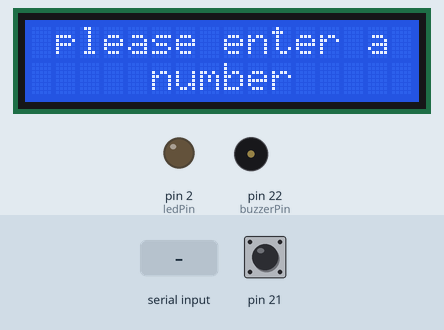
Bench run of a sketch on a simulated Arduino Mega 2560, built with avr-gcc and run on an emulated ATmega2560. Parts: 16×2 character LCD, output pins drawn as LEDs (lit = HIGH), buzzer (waves = sounding, pin HIGH). The inputs (shaded band) are chosen by the test bench; at power-on: pin 21 HIGH.

Above: at 1.2 s.
1.3 s: pin 21 pulled LOW for 0.15 s
At 1.37 s:
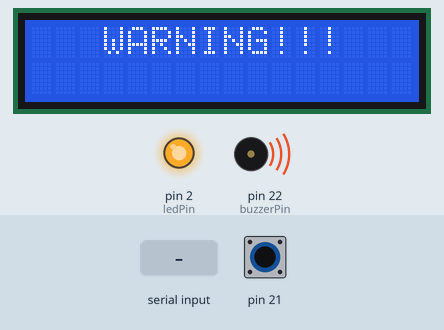
2.9 s: "S" received over Serial
At 4.1 s:
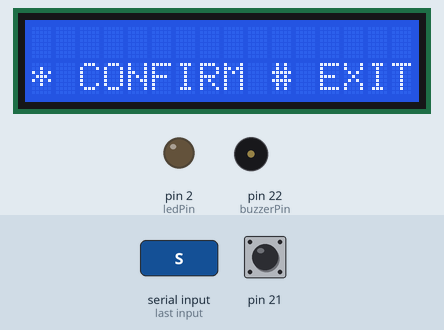
4.4 s: byte 1 (1) received over Serial
5.9 s: byte 2 (2) received over Serial
7.4 s: "I" received over Serial
At 8.6 s:
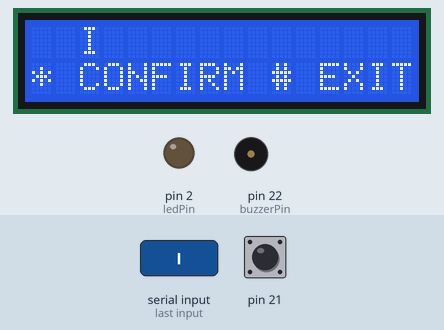
8.9 s: "D" received over Serial
At 9.9 s:
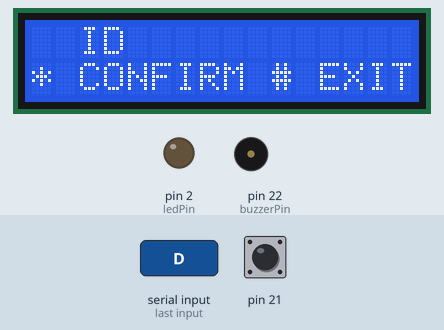
Timing chart, 0 to 11.4 s (numbered marks = the images above; inputs shaded):
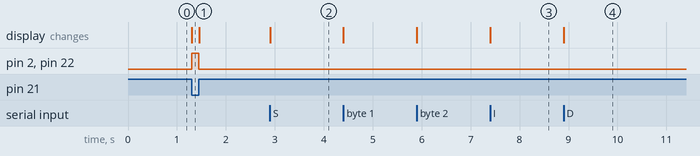

Measured:
- after the input at 1.3 s, pin 2 (ledPin), pin 22 (buzzerPin): LOW → HIGH at once, → LOW 0.15 s later; the display: changes at once (image 1)
- after the input at 2.9 s, the display: changes at once (image 2)
- after the input at 7.4 s, the display: changes at once (image 3)
- after the input at 8.9 s, the display: changes at once (image 4)

The sketch:

calculate_machine_2.ino
```cpp
#include <LiquidCrystal.h>
const int rs = 32, en = 34, d4 = 40, d5 = 41, d6 = 42, d7 = 43;
LiquidCrystal lcd(rs, en, d4, d5, d6, d7);


const int buzzerPin = 22;
const int ledPin = 2;
boolean buzzer_mode = false;
int ledState = LOW;
long previousMillis = 0;
long interval = 100;


int fibonachi (int n){
  if (n == 1 || n == 2){
    return 1;
  }
  return fibonachi(n - 1) + fibonachi(n - 2);
}

void setup() {
  // put your setup code here, to run once:
  Serial.begin(9600);
  lcd.begin(16 , 2);
  lcd.clear();
  lcd.setCursor(0 , 0);
  lcd.print(" please enter a ");
  lcd.setCursor(0 , 1);
  lcd.print("     number     ");


  pinMode(21 , INPUT_PULLUP);
  pinMode(ledPin,OUTPUT);
  pinMode(buzzerPin,OUTPUT);

  attachInterrupt(digitalPinToInterrupt(21) , error , FALLING);
}

void loop() {
  // put your main code here, to run repeatedly:


  if (Serial.available()){
    char instruction = Serial.read();
      if (instruction == 'S'){
        lcd.clear();
        lcd.setCursor(0 , 1);
        lcd.print("* CONFIRM # EXIT");
        lcd.setCursor(0 , 0);
        char inp;
        while(!Serial.available());
        inp = Serial.read();

        while (inp != 'S' && inp != 'C'){
          lcd.print(inp);
          while(!Serial.available());
          inp = Serial.read();
        }
        if (inp == 'S'){
          lcd.clear();
          lcd.setCursor(0 , 0);
          lcd.print(" please wait a  ");
          lcd.setCursor(0 , 1);
          lcd.print("     moment     ");
        }
        else{
          lcd.clear();
          lcd.setCursor(0 , 0);
          lcd.print(" please enter a ");
          lcd.setCursor(0 , 1);
          lcd.print("     number     ");
        }
      }
      else if (instruction == 'I'){
        while (!Serial.available());
        int n = Serial.read();
        int calc = fibonachi(n);
        Serial.write(calc);
        while (!Serial.available());
        int ans = Serial.read();
        lcd.clear();
        lcd.setCursor(0 , 0);
        lcd.print(" The answer is  ");
        lcd.setCursor(7 , 1);
        lcd.print(ans);
        delay(1000);
        lcd.clear();
        lcd.setCursor(0 , 0);
        lcd.print(" please enter a ");
        lcd.setCursor(0 , 1);
        lcd.print("     number     ");
      }
      else if (instruction == 'D'){
        lcd.clear();
        lcd.setCursor(0 , 0);
        lcd.print(" the answer is  ");
        lcd.setCursor(7 , 1);
        lcd.print("1");
        delay(1000);
        lcd.clear();
        lcd.setCursor(0 , 0);
        lcd.print(" please enter a ");
        lcd.setCursor(0 , 1);
        lcd.print("     number     ");
      }
      else if (instruction == 'E'){
        lcd.clear();
        lcd.setCursor(0 , 0);
        lcd.print("  Wrong Input   ");
        delay(1000);
        lcd.clear();
        lcd.setCursor(0 , 0);
        lcd.print(" please enter a ");
        lcd.setCursor(0 , 1);
        lcd.print("     number     ");
      }
    }
}

void error(){
  buzzer_mode = true;

  while(buzzer_mode){
    unsigned long currentMillis = millis();
    if(currentMillis - previousMillis > interval) {
      lcd.clear();
      lcd.setCursor(0 , 0);
      lcd.print("   WARNING!!!");
      previousMillis = currentMillis;
      if (ledState == LOW){
        ledState = HIGH;
        digitalWrite(buzzerPin , HIGH);
      }
      else{
        ledState = LOW;
        digitalWrite(buzzerPin , LOW);
      }
    // Switch the LED
    digitalWrite(ledPin, ledState);
    }
    buzzer_mode = (digitalRead(21) == LOW);
  }
  digitalWrite(buzzerPin , LOW);
  digitalWrite(ledPin, LOW);

  lcd.clear();
  lcd.setCursor(0 , 0);
  lcd.print(" please enter a ");
  lcd.setCursor(0 , 1);
  lcd.print("     number     ");
}
```
